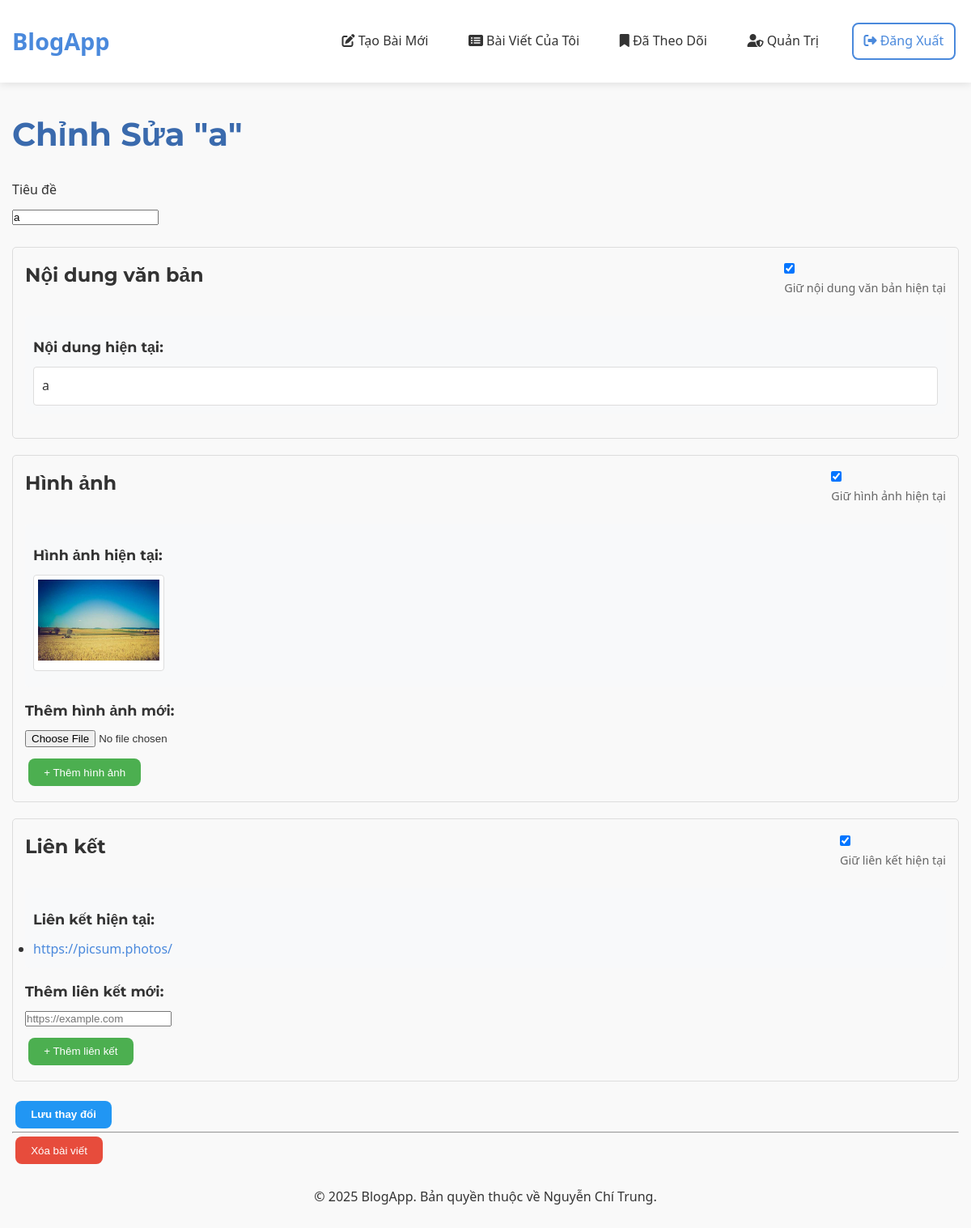
/1/update (signed in), run on an earlier commit of the app's database.
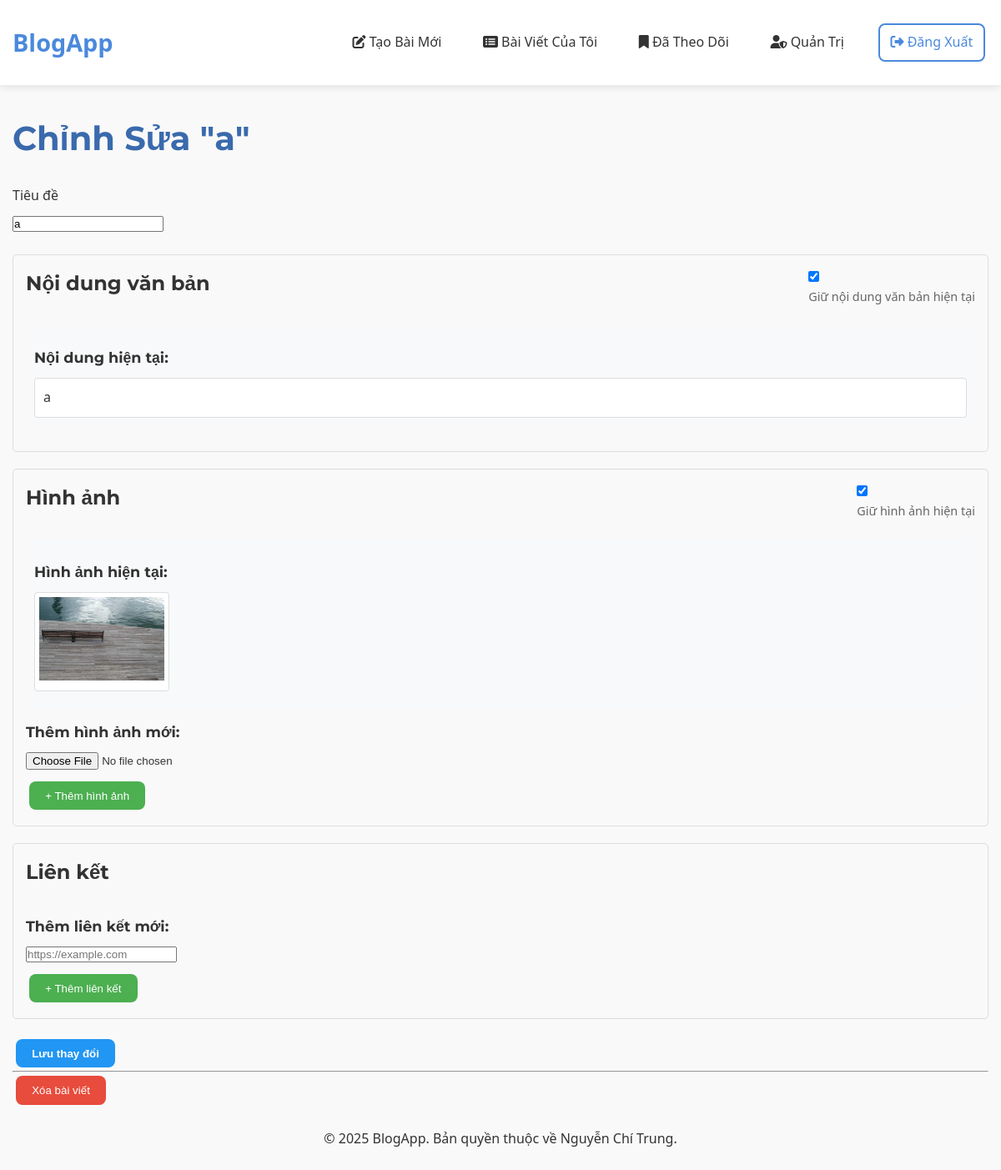
And on a later commit of the database.
### tables this page shows
CREATE TABLE post_content (
  id INTEGER PRIMARY KEY AUTOINCREMENT,
  post_id INTEGER NOT NULL,
  content_type TEXT NOT NULL,  -- 'image' hoặc 'link'
  content TEXT NOT NULL,       -- đường dẫn hình ảnh hoặc URL
  display_order INTEGER NOT NULL,
  FOREIGN KEY (post_id) REFERENCES post (id) ON DELETE CASCADE
);

### flaskr/blog.py (the view, shortened to what this page needs)
@bp.route('/<int:id>/update', methods=('GET', 'POST'))
@login_required
def update(id):
    post = get_post(id)
    return render_template('blog/update.html', post=post)

### flaskr/__init__.py (called while the page is built)
def create_app(test_config=None):
    app = Flask(__name__, instance_relative_config=True)
    app.config.from_mapping(
        SECRET_KEY='dev',
        DATABASE=os.path.join(app.instance_path, 'flaskr.sqlite'),
    )
    if test_config is None:
        app.config.from_pyfile('config.py', silent=True)
    else:
        app.config.from_mapping(test_config)
    try:
        os.makedirs(app.instance_path)
    except OSError:
        pass
    from . import db
    db.init_app(app)
    from . import auth
    app.register_blueprint(auth.bp)
    from . import blog
    app.register_blueprint(blog.bp)
    @app.context_processor
    def inject_utilities():
        def get_year():
            return datetime.datetime.now().year
        return {'get_year': get_year}
    @app.route('/')
    def index():
        return redirect(url_for('blog.blog_index'))
    return app

### flaskr/auth.py (called while the page is built)
@bp.before_app_request
def load_logged_in_user():
    user_id = session.get('user_id')
    if user_id is None:
        g.user = None
    else:
        g.user = get_db().execute(
            'SELECT * FROM user WHERE id = ?', (user_id,)
        ).fetchone()  # fetchone() trả về một sqlite3.Row

### flaskr/templates/blog/update.html (shortened to what this page needs)
{% extends 'base.html' %}
{% block header %}
    <h1>Chỉnh Sửa "{{ post.title }}"</h1>
{% endblock %}
{% block content %}
<form method="post" class="form" enctype="multipart/form-data" id="updatePostForm">
    <div class="form-group">
        <label for="title">Tiêu đề</label>
        <input name="title" id="title" value="{{ request.form.title or post.title }}" required>
    </div>
    <div class="form-group content-section">
        <div class="section-header">
            <h3>Nội dung văn bản</h3>
            {% if post.text_content %}
            <div class="keep-content">
                <input type="checkbox" id="keep_text" name="keep_text" checked>
                <label for="keep_text">Giữ nội dung văn bản hiện tại</label>
            </div>
            {% endif %}
        </div>
        {% if post.text_content %}
        <div class="current-content" id="current_text">
            <h4>Nội dung hiện tại:</h4>
            <div class="current-text">{{ post.text_content }}</div>
        </div>
        {% endif %}
    </div>
    <div class="form-group content-section">
        <div class="section-header">
            <h3>Hình ảnh</h3>
            {% if post.images %}
            <div class="keep-content">
                <input type="checkbox" id="keep_images" name="keep_images" checked>
                <label for="keep_images">Giữ hình ảnh hiện tại</label>
            </div>
            {% endif %}
        </div>
        {% if post.images %}
        <div class="current-content" id="current_images">
            <h4>Hình ảnh hiện tại:</h4>
            <div class="image-gallery">
                {% for image in post.images %}
                <div class="current-image-container">
                    <img src="{{ image }}" alt="Hình ảnh" style="max-width: 150px; max-height: 150px;">
                </div>
                {% endfor %}
            </div>
        </div>
        {% endif %}
        <div id="new_images_section">
            <h4>Thêm hình ảnh mới:</h4>
            <div id="image-inputs">
                <div class="image-input-group">
                    <input type="file" name="images[]" class="image-input" accept="image/*" onchange="previewImage(this)">
                </div>
            </div>
            <button type="button" class="btn add-btn" onclick="addImageInput()">+ Thêm hình ảnh</button>
        </div>
    </div>
    <div class="form-group content-section">
        <div class="section-header">
            <h3>Liên kết</h3>
            {% if post.links %}
            <div class="keep-content">
                <input type="checkbox" id="keep_links" name="keep_links" checked>
                <label for="keep_links">Giữ liên kết hiện tại</label>
            </div>
            {% endif %}
        </div>
        {% if post.links %}
        <div class="current-content" id="current_links">
            <h4>Liên kết hiện tại:</h4>
            <ul>
                {% for link in post.links %}
                <li><a href="{{ link }}" target="_blank">{{ link }}</a></li>
                {% endfor %}
            </ul>
        </div>
        {% endif %}
        <div id="new_links_section">
            <h4>Thêm liên kết mới:</h4>
            <div id="link-inputs">
                <div class="link-input-group">
                    <input type="url" name="links[]" class="link-input" placeholder="https://example.com">
                </div>
            </div>
            <button type="button" class="btn add-btn" onclick="addLinkInput()">+ Thêm liên kết</button>
        </div>
    </div>
    <input type="submit" value="Lưu thay đổi" class="btn primary-btn">
</form>
<hr>
<form action="{{ url_for('blog.delete_post', id=post.id) }}" method="post" class="form">
    <input class="btn danger" type="submit" value="Xóa bài viết" onclick="return confirm('Bạn có chắc chắn muốn xóa bài viết này không?');">
</form>
{% endblock %}

What changed in the data, as far as the page shows it:
removed post_content: content (picture), shown under "Hình ảnh hiện tại:"
removed post_content: content "https://picsum.photos/", shown under "Liên kết hiện tại:"
added post_content: content (picture), shown under "Hình ảnh hiện tại:"
Also different on the page:
form field keep_links: "☑" → (not shown)
text no longer shown: "Giữ liên kết hiện tại Liên kết hiện tại:"
